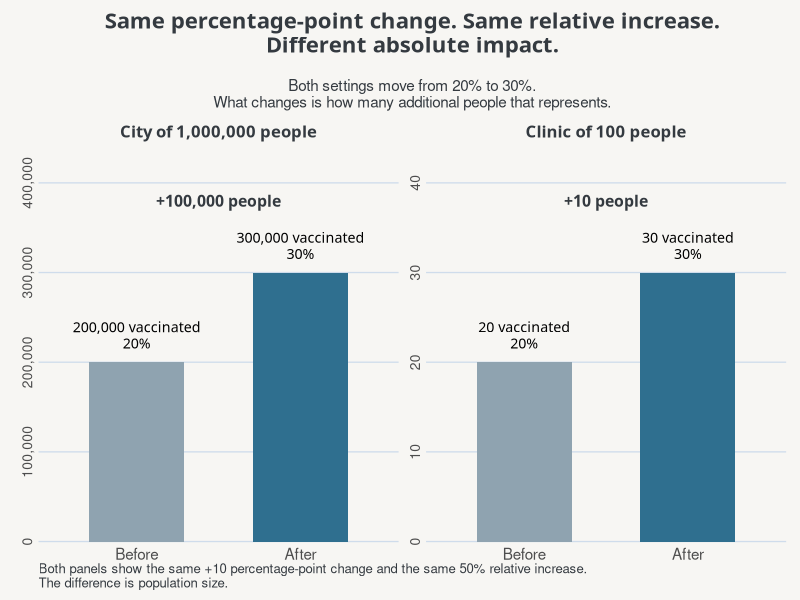

Write the R code that produced this figure.
## ---- chunk 1
#| echo: false
#| warning: false
#| message: false
#| classes: bare-plot

library(ggplot2)
library(tibble)
library(scales)

COL_BG      <- "#f7f6f3"
COL_BEFORE  <- "#8FA3B0"
COL_AFTER   <- "#2f6f8f"
COL_TEXT    <- "#343A40"
COL_GRID    <- "#cfdceb"

Plot_theme <- function(
  base_family = "Avenir Next",
  heading_family = "Trebuchet MS",
  base_size = 12
) {
  theme_minimal(base_size = base_size, base_family = base_family) %+replace% theme(
    plot.background  = element_rect(fill = COL_BG, color = NA),
    panel.background = element_rect(fill = COL_BG, color = NA),
    strip.background = element_rect(fill = COL_BG, color = NA),
    text = element_text(color = COL_TEXT),
    panel.grid.major.y = element_line(color = COL_GRID, linewidth = 0.45),
    panel.grid.major.x = element_blank(),
    panel.grid.minor = element_blank(),
    axis.line = element_blank(),
    axis.ticks = element_blank(),
    axis.text.x = element_text(size = 11),
    axis.text.y = element_text(size = 10, angle = 90),
    axis.title.x = element_blank(),
    axis.title.y = element_text(
      family = heading_family,
      face = "bold",
      size = 12,
      margin = margin(r = 6)
    ),
    plot.title = element_text(
      family = heading_family,
      face = "bold",
      size = 16,
      margin = margin(b = 4)
    ),
    plot.subtitle = element_text(size = 11, margin = margin(b = 10)),
    plot.caption = element_text(size = 9.5, hjust = 0),
    strip.text = element_text(
      family = heading_family,
      face = "bold",
      size = 12
    ),
    legend.position = "none",
    plot.margin = margin(t = 8, r = 10, b = 8, l = 8)
  )
}

df <- tibble(
  scenario = rep(c("Clinic of 100 people", "City of 1,000,000 people"), each = 2),
  period   = factor(rep(c("Before", "After"), 2), levels = c("Before", "After")),
  vaccinated = c(20, 30, 200000, 300000),
  pct_lab    = c("20%", "30%", "20%", "30%"),
  count_lab  = c("20 vaccinated", "30 vaccinated", "200,000 vaccinated", "300,000 vaccinated")
)

df$label <- paste0(df$count_lab, "\n", df$pct_lab)

ann <- tibble(
  scenario = c("Clinic of 100 people", "City of 1,000,000 people"),
  x = 1.5,
  y = c(38, 380000),
  label = c("+10 people", "+100,000 people")
)

ggplot(df, aes(x = period, y = vaccinated, fill = period)) +
  geom_col(width = 0.58) +
  geom_text(
    aes(label = label),
    vjust = -0.52,
    size = 3.6,
    lineheight = 0.95,
    family = "Avenir Next"
  ) +
  geom_text(
    data = ann,
    aes(x = x, y = y, label = label),
    inherit.aes = FALSE,
    size = 4.0,
    family = "Trebuchet MS",
    fontface = "bold",
    color = COL_TEXT
  ) +
  facet_wrap(~ scenario, nrow = 1, scales = "free_y") +
  scale_fill_manual(values = c("Before" = COL_BEFORE, "After" = COL_AFTER)) +
  scale_y_continuous(
    labels = label_comma(),
    expand = expansion(mult = c(0, 0.18))
  ) +
  coord_cartesian(clip = "off") +
  labs(
    y = "",
    title = "Same percentage-point change. Same relative increase.\nDifferent absolute impact.",
    subtitle = "\nBoth settings move from 20% to 30%.\nWhat changes is how many additional people that represents.",
    caption = "Both panels show the same +10 percentage-point change and the same 50% relative increase.\nThe difference is population size."
  ) +
  Plot_theme()
